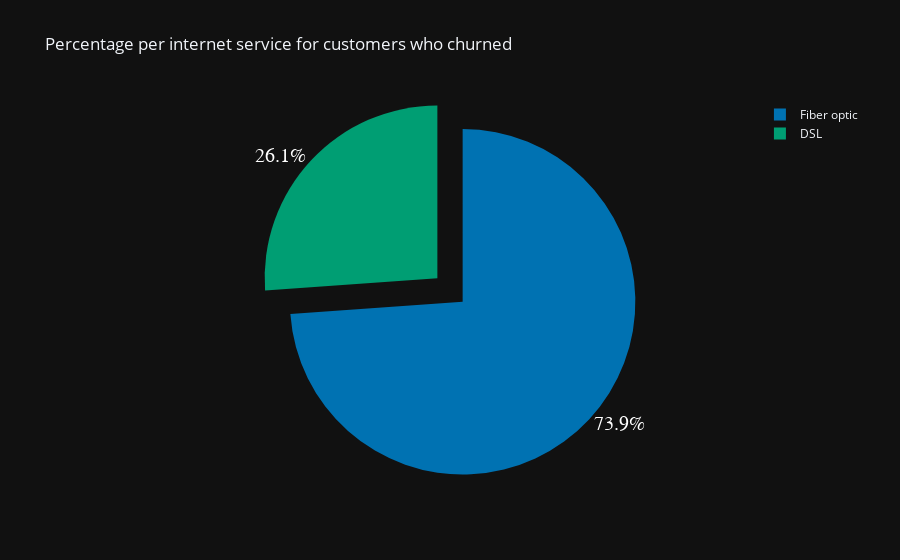

Notebook code cell kept with this figure:
### Code cell
custom_colors = ['#0072B2', '#009E73', '#56B4E9', '#01796F', '#76B7B2', '#1B9E77', '#77A0A3']  

fig4 = px.pie(internet_churn_counts_yes, names='index', values='percentage', title='Percentage per internet service for customers who churned',
              template='plotly_dark', color_discrete_sequence=custom_colors)
fig4.update_traces(textinfo='percent',textposition='outside', textfont=dict(size=20, family='Arial', color='white'),
                   pull=[0.1, 0.1, 0.1])  

fig4.show()

### Figure 1 — Plotly figure (JSON) as saved in the notebook; plotly's stock layout.template omitted (floating-point values rounded to 4 significant figures)
{"data": [{"domain": {"x": [0, 1], "y": [0, 1]}, "hovertemplate": "index=%{label}<br>percentage=%{value}<extra></extra>", "labels": ["Fiber optic", "DSL"], "legendgroup": "", "name": "", "pull": [0.1, 0.1, 0.1], "showlegend": true, "textfont": {"color": "white", "family": "Arial", "size": 20}, "textinfo": "percent", "textposition": "outside", "type": "pie", "values": [73.86, 26.14]}], "layout": {"legend": {"tracegroupgap": 0}, "piecolorway": ["#0072B2", "#009E73", "#56B4E9", "#01796F", "#76B7B2", "#1B9E77", "#77A0A3"], "title": {"text": "Percentage per internet service for customers who churned"}}}
